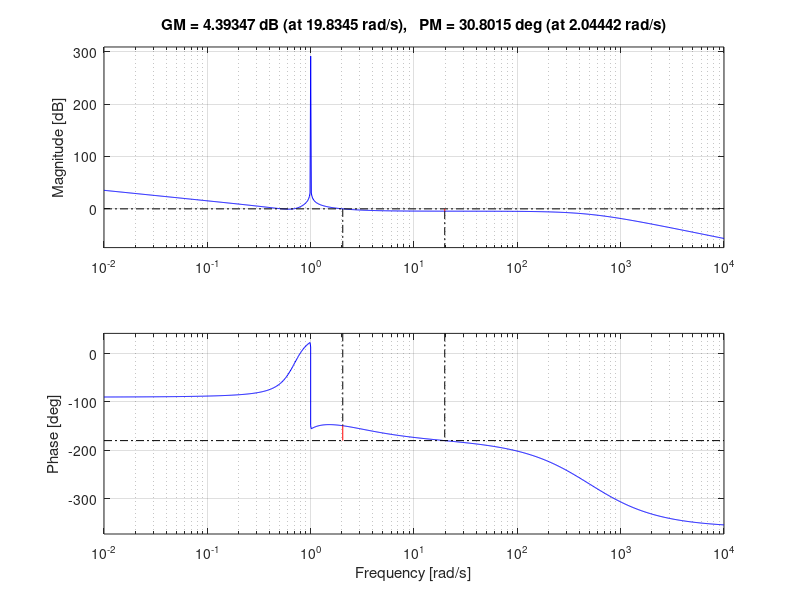
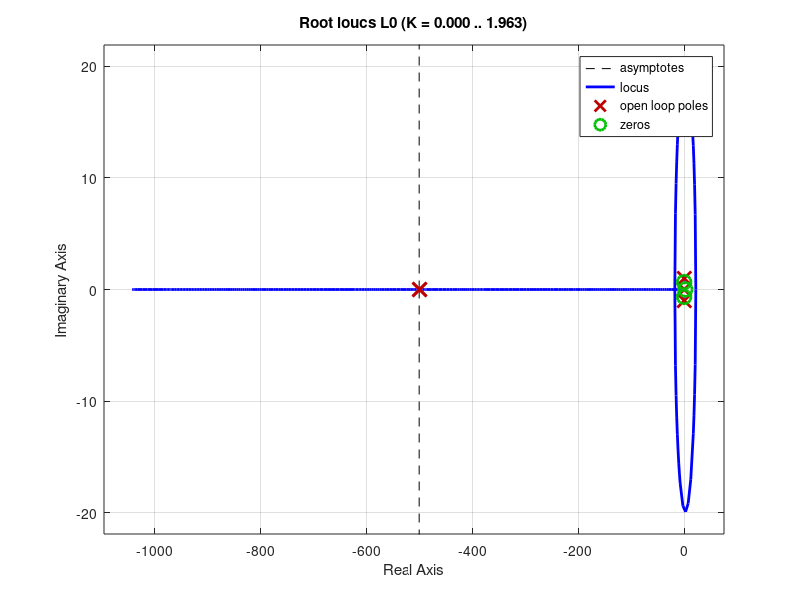
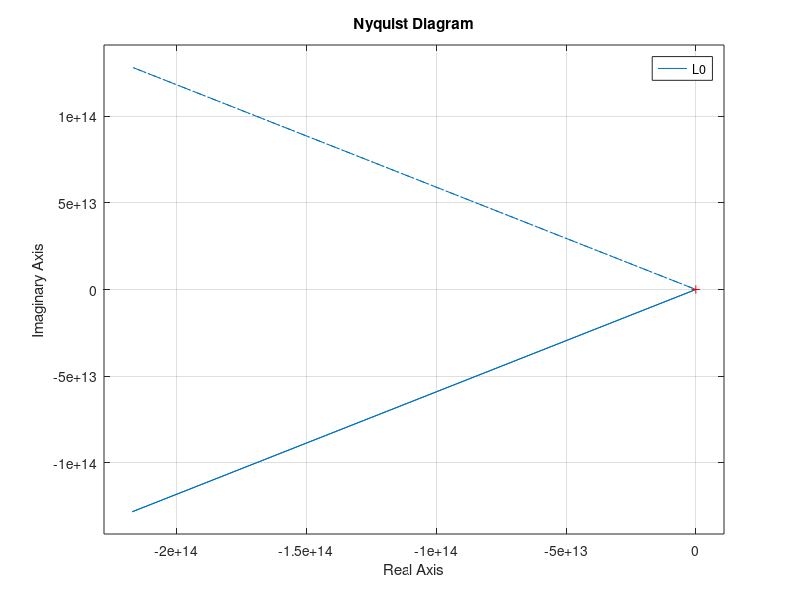
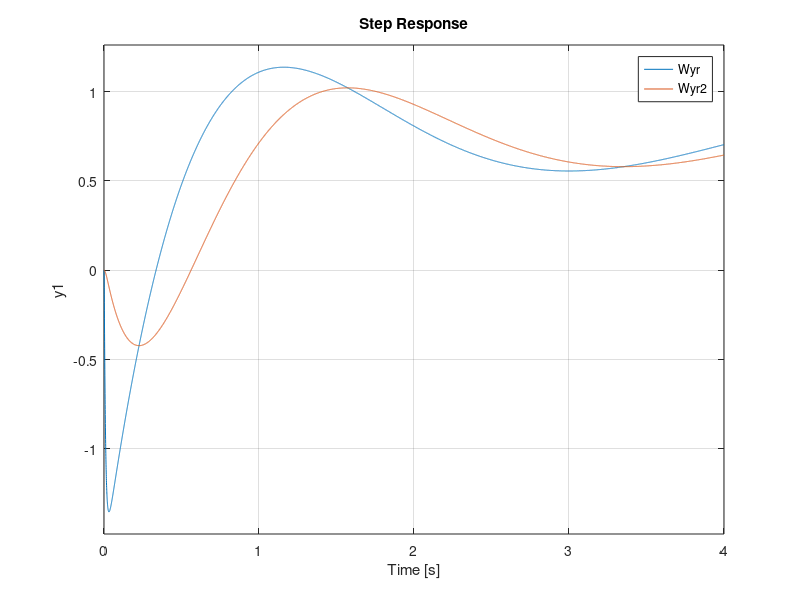

The MATLAB script that drew these images, in order:
clc
clear all
close all

%Errore nullo per riferimenti costanti e cancellazione disturbi costanti
%con P(s) = (-s+2)/((s+2)*(s^2+1))

s = tf('s');
P = (-s+2)/((s+2)*(s^2+1));


pole(P) ;%  -2 , +i e -i 
zero(P) ;% 2

% figure(1)
% rlocus(-P)

K = 1.2;
zita = 0.3;
omega_n = 0.7;
C0 = K*((s^2+2*zita*omega_n*s+omega_n^2)*(s/2+1))/(s*(s/500+1)^2)

L0 = minreal(C0*P);
Wyr=minreal(L0/(1+L0));

pole(Wyr);
% -8.876425444042525 + 0.000000000000000i
% -4.999999999999991 + 0.000000128157780i
% -4.999999999999991 - 0.000000128157780i
% -1.099503868846680 + 0.000000000000000i
% -0.007743564518647 + 0.010747658021135i
% -0.007743564518647 - 0.010747658021135i
% -0.008583558073536 + 0.000000000000000i

figure(2)
rlocus(L0)

figure(1)
margin(L0)

figure(3)
step(Wyr);

figure(3)
nyquist(L0);


tau_fr = 1/3;
Fr = (1/(tau_fr*s+1))

Wyr2=Wyr*Fr; 
figure(5)
step(Wyr,Wyr2)
